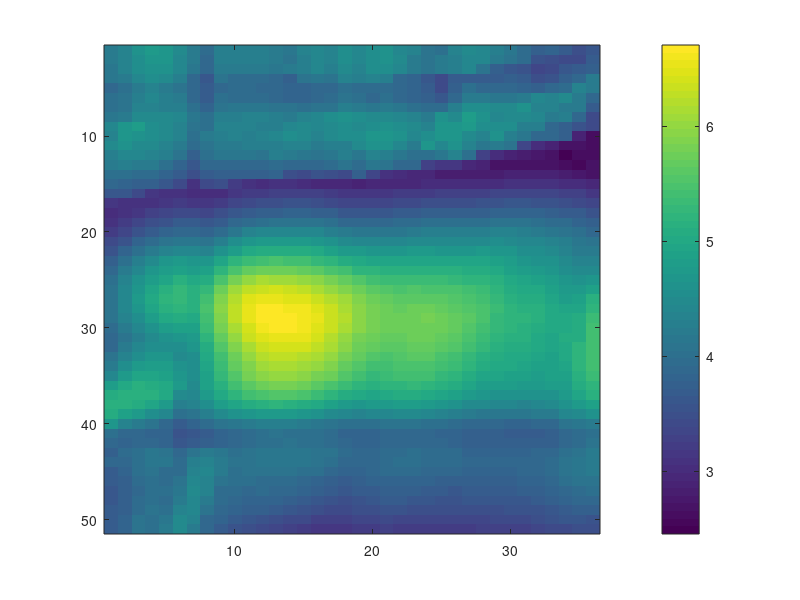

Write the MATLAB code that produced this figure. (Note: this script raises an error after producing the figure.)
%% Figure 2h

load('seg_idx_marginal-central_gc_wods');
% load('./data/sep_idx/sep_idx_marginal-central_bc.mat');

figure(); 
imagesc(seg_idx(:,1:36));
c = colorbar();
c.Limits(1) = 0;

set(gca,'XTick',1:5:36,'XTickLabels',0.5:0.05:0.9,...
    'YTick',1:5:51,'YTickLabels',0:0.05:0.5,...
    'TickLength',[0.015,0.015],'FontName','Arial','FontSize',15);
xlabel('Inner Boundary (IPL Depth)','FontName','Arial','FontSize',20);
ylabel('Outer Boundary (IPL Depth)','FontName','Arial','FontSize',20);
xlim([1,36]);
ylim([1,51]);

hold on;
plot([13,13],[1,51],'--k');
hold on;
plot([1,36],[29,29],'--k');
axis square;



